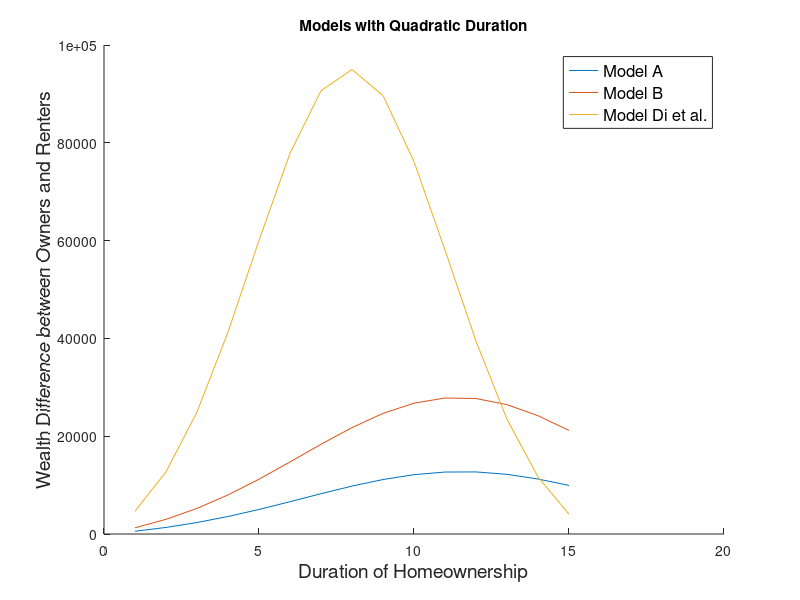
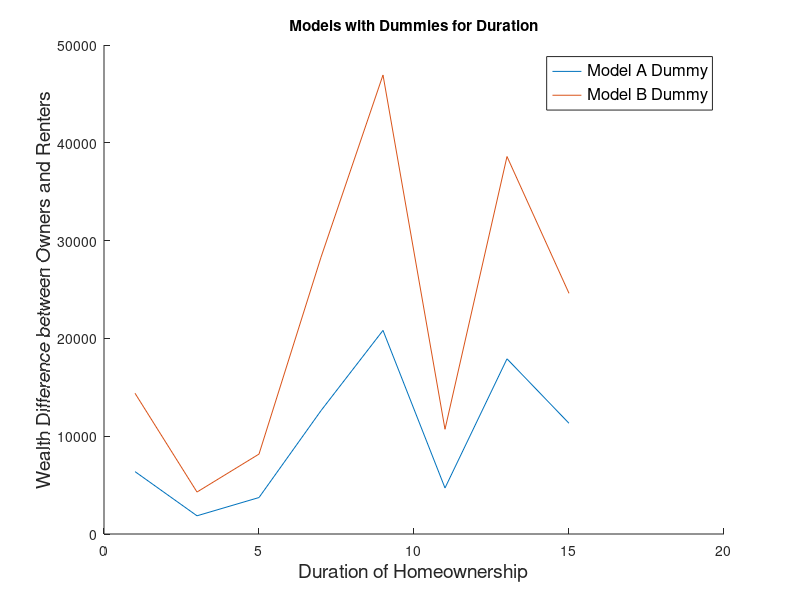

MATLAB code to generate these figures, in order:
dur         = 1:1:15;
dummy_dur   = 1:2:15;
%% Di et al. MODELs on our sample (1999-2015)
%  LogW = alpha + beta_h * H + beta_sh * SH + beta_c * C
%% When we use dummies for duration  
%  LogW = alpha + beta_h * H + beta_sh * SH + beta_c * C + Gamma * D
%  where beta_h = 0, beta_sh =0, gamma is the coeff for each dur dummies 
%% COEFFICIENTS FROM THEIR ESTIMATION 
alpha   = [-13.61      % MODEL A
           -14.05      % MODEL A Dummy
           -14.02      % MODEL B
           -14.37      % MODEL B Dummy 
            -8.5778];  % Di Belseky Liu MODEL B
       
beta_h  = [  0.441     % MODEL A 
             0         % MODEL A Dummy
             0.445     % MODEL B
             0         % MODEL B Dummy
             0.79478]; % Di Belseky Liu MODEL B  
       
beta_hs = [ -0.0191    % MODEL A
             0         % MODEL A Dummy
            -0.0195    % MODEL B
             0         % MODEL B Dummy
            -0.0500];  % Di Belseky Liu MODEL B

        
%           D1     D3      D5      D7      D9      D11      D13      D15           
Gamma   = [ 0      0       0       0       0       0        0        0      % MODEL A
            2.009  1.059   1.563   2.622   3.094   1.751    2.951    2.522  % MODEL A Dummy
            0      0       0       0       0       0        0        0      % MODEL B
            2.023  1.084   1.553   2.632   3.109   1.772    2.923    2.503  % MODEL B Dummy
            0      0       0       0       0       0        0        0];    % Di Belseky Liu MODEL B         

        
         %---------------------------------------------------------
         %         |  DUMMY   |          |  DUMMY   |
         % MODEL A |  MODEL A |  MODEL B |  MODEL B |  DBL MODEL B 
         %---------------------------------------------------------
beta_c  = [ 1.937     1.955      1.982      1.993      1.40880     ;...   % Average annual income 1999-2015 (log)    
            0.202     0.199      0          0          0           ;...   % Net wealth 1999 (log)
            0         0          0          0          0.23708     ;...   % Savings tendency between 1984 and 1994
            1.17e-05  1.22e-05   1.15e-05   1.19e-05   1.2790e-05  ;...   % Total inheritance and settlement payment received between 1989 and 2001
            0         0          0          0          0.6572      ;...   % Ever selected itemizing deduction in tax filings between 1989 and 2001  
            0.206     0.190      0.176      0.159      0.40858     ;...   % High school
            0.00530   0.00699    0.00578    0.00718    0.01880     ;...   % Age of household head in 1999
            0         0          0          0          0.24488     ;...   % Percentage of time as a married couple hh
            0.0681    0.0575     0.0682     0.0567    -9.09e-05    ;...   % Change in the number of children in household, 1999-2015
            0         0          2.166      2.138      0           ;...   % Being in top quart of wealth dist. in 1999
            0.591     0.653      0.588      0.652      0.10545     ;...   % South
           -0.731    -0.660     -0.755     -0.681      0.17547     ]';    % Metro in our case // Other metro
           

[height_beta_c, width_beta_c] = size(beta_c);  

%% INDEPENDENT VARIABLES 
% fix variables:
%   1. continuous variables: at their sample means
%   2. categorical variables: estimates of the groups with the highest incidence   
%      (white, HS grad, South, Not in Large, Other Metro, Used itemized
%      dedeuction, top wealth quartile, not divorced)

           % OURS    % DI ETAL
C =       [9.772      10.40096     % Average annual income 1999-2001 (log)    
           6.760      6.223710     % Net wealth 1999 (log)
           0         -0.01526      % Savings tendency between 1984 and 1994
        5649       5646.987        % Total inheritance and settlement payment received between 1999 and 2015
           0          1            % Ever selected itemizing deduction in tax filings between 199 and 2015  
           1          1            % High school
          39.02      39.77445      % Age of household head in 1999
           0          0.443339     % Percentage of time as a married couple hh
          -0.490      0.124606     % Change in the number of children in household, 1999-2001
           1          0            % Being in top quart of wealth dist. in 1999
           1          1            % Region: South
           1          1       ];   % Other metro
[height_C, width_C] = size(C); 
       
 beta_c_times_C      = [beta_c(1:end-1,:)*C(:,1)
                        beta_c(end,:)*C(:,2)];
%% DEPENDENT VARIABLES FOR OWNERS and RENTERS
LogW              = nan(height_beta_c, length(dur));
wealth            = nan(height_beta_c, length(dur));
LogW_rent         = nan(height_beta_c, length(dur));
wealth_rent       = nan(height_beta_c, length(dur));
Wealth_Difference = nan(height_beta_c, length(dur));
d = length(dummy_dur);
for i=1:1:height_beta_c % # of models
  if i==2 || i==4       % Models where years owning is dummy
     LogW(i,1:d)            = (alpha(i)+beta_c_times_C(i))*ones(size(dummy_dur)) +  ones(size(dummy_dur)).*Gamma(i, :);
     LogW_rent(i,1:d)       = (alpha(i)+beta_c_times_C(i))*ones(size(dummy_dur));
  else    
     LogW(i,:)              = (alpha(i)+beta_c_times_C(i))*ones(size(dur)) +  beta_h(i) * dur + beta_hs(i) * dur.^2;
     LogW_rent(i,:)         = (alpha(i)+beta_c_times_C(i))*ones(size(dur));
  end
     wealth(i,:)            = exp(LogW(i,:));
     wealth_rent(i,:)       = exp(LogW_rent(i,:));
     Wealth_Difference(i,:) = wealth(i,:)-wealth_rent(i,:);
end


figure(1)
hold on
for i=1:2:height_beta_c
plot(dur,Wealth_Difference(i,:))
end
hleg=legend('Model A','Model B','Model Di et al.');
set(hleg,'Location','northeast','FontSize',12);
ylabel('Wealth Difference between Owners and Renters','FontSize',14)
xlabel('Duration of Homeownership','FontSize',14)
title("Models with Quadratic Duration")

figure(2)
hold on
for i=2:2:height_beta_c-1
plot(dummy_dur,Wealth_Difference(i,1:d))
end
hleg=legend('Model A Dummy','Model B Dummy');
set(hleg,'Location','northeast','FontSize',12);
ylabel('Wealth Difference between Owners and Renters','FontSize',14)
xlabel('Duration of Homeownership','FontSize',14)
title("Models with Dummies for Duration")